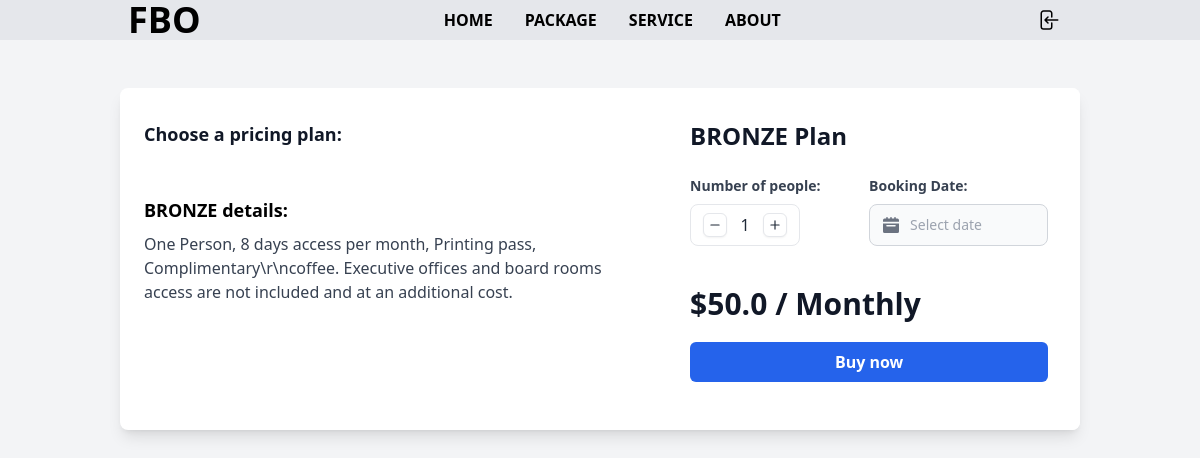
/plans/bronze/, run on an earlier commit of the app's database.
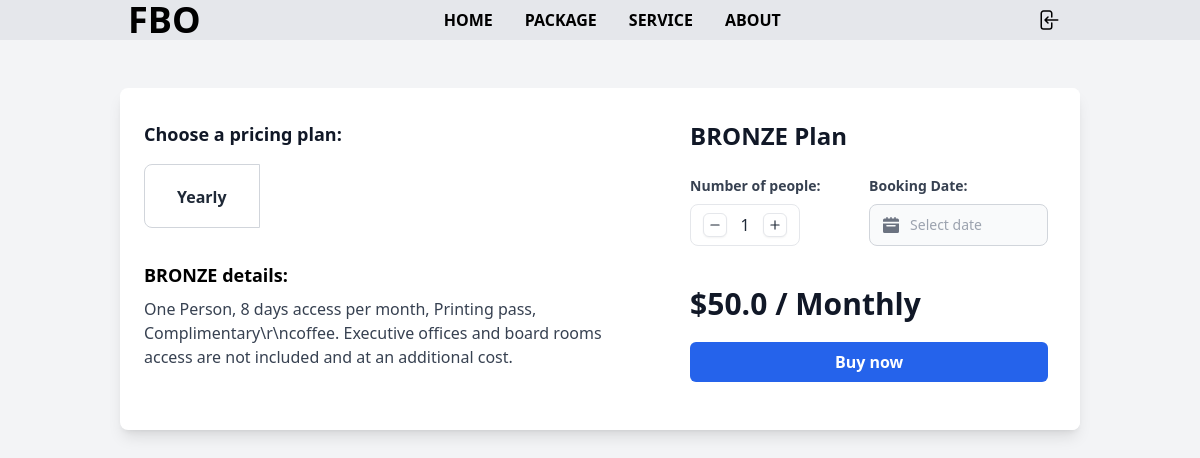
And on a later commit of the database.
### memberships/models.py (models this page shows, shortened)
class Pricing(models.Model):
    PACKAGE_OPTIONS = (
        ("Monthly", _("Monthly")),
        ("Quarterly", _("Quarterly")),
        ("Half Yearly", _("Half Yearly")),
        ("Yearly", _("Yearly")),
    )
    membership_plan: Iterable[MembershipPlans] = models.ForeignKey(
        MembershipPlans, on_delete=models.CASCADE, verbose_name="Membership Plan"
    )
    package: str = models.CharField(
        max_length=20,
        choices=PACKAGE_OPTIONS,
        default="monthly",
        verbose_name="Package",
    )
    slug: str = models.SlugField(max_length=100, db_index=True, unique=True, default="")
    discerption: str = models.TextField(null=True, blank=True)
    days: int = models.IntegerField(default=30, verbose_name="Days")
    price: float = models.FloatField(default=0.0, verbose_name="Price")
    created_at: str = models.DateTimeField(auto_now_add=True)
    updated_at: str = models.DateTimeField(auto_now=True)
    class Meta:
        verbose_name: str = "Pricing"
        verbose_name_plural: str = "Pricings"
        ordering: List[str] = ["created_at"]

### memberships/views/home.py (the view)
# urls.py: path("plans/<slug:slug>/", PlanDetailView.as_view(), name="plan_detail"),
class PlanDetailView(DetailView):
    template_name = "memberships/plan_detail.html"
    model = MembershipPlans
    context_object_name = "membershipPlan"
    slug_field = "slug"
    slug_url_kwarg = "slug"
    def get_context_data(self, **kwargs):
        context = super().get_context_data(**kwargs)
        pricings = Pricing.objects.filter(membership_plan=self.object)
        context["title"] = "Plan Detail"
        context["pricings"] = pricings
        return context

### templates/memberships/plan_detail.html (shortened to what the changed rows need)
{% extends "memberships_base.html" %}  {% block contentBody %}
<section class="h-screen py-12 bg-gray-100">
  <div class="max-w-5xl mx-auto sm:px-6 lg:px-8">
    <div class="bg-white shadow-lg rounded-lg md:flex border-1">
      <div class="px-6 py-8">
        <ul class="md:flex grid grid-cols-2">
          {% for pricing in pricings %} {% if forloop.counter == 1 %}
          <li class="mb-px">
            <button
              onclick="changePrice( '{{ pricing.price }}', '{{ pricing.package }}', `{{ pricing.discerption }}`, '{{ pricing.slug }}', '{{ membershipPlan.slug}}')"
              id="{{pricing.slug}}"
              class="w-full h-16 md:py-5 px-8 bg-white border border-gray-300 md:rounded-l-lg font-semibold text-gray-800 hover:bg-gray-300 btns"
            >
              {{ pricing.package }}
            </button>
          </li>
          {% endif %} {% endfor %}
        </ul>
      </div>
    </div>
  </div>
</section>
{% endblock %}

What changed in the data, as far as the page shows it:
added Pricing: package "Yearly"
